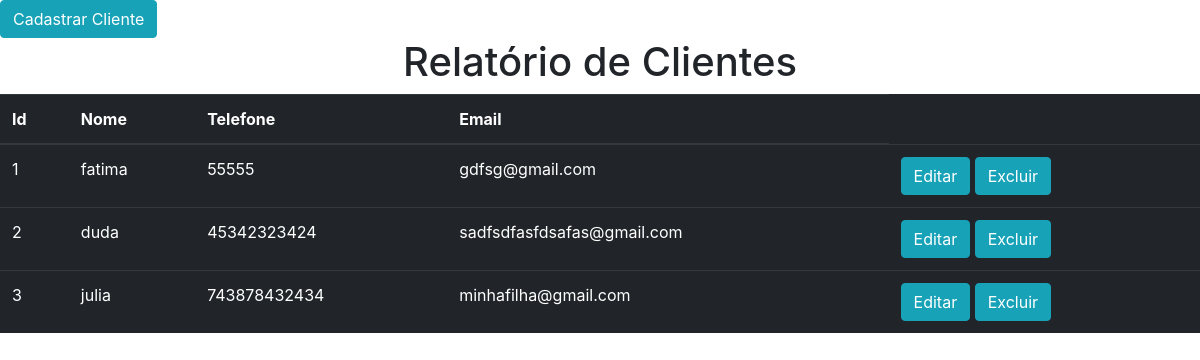
The page /cliente/ on the database its author committed.
### cliente/models.py (models this page shows, shortened)
class Cliente(models.Model):
    nome = models.CharField(max_length=60)
    telefone = models.CharField(max_length=15)
    email = models.CharField(max_length=60)
    senha = models.CharField(max_length=100)

### cliente/views.py (the view)
# urls.py: path('', fcliente),
def fcliente(request):
    clientes = Cliente.objects.all()
    return render(request, "rel_cliente.html",{"clientes":clientes})

### cliente/templates/rel_cliente.html (shortened to what this page needs)
<!DOCTYPE html>
<html lang="pt-br">
  <head>
    <link rel="stylesheet" href="https://stackpath.bootstrapcdn.com/bootstrap/4.1.3/css/bootstrap.min.css">
  </head>
  <body>
    <a href="{% url 'Fcadcliente' %}"><button type="button" class="btn btn-info">Cadastrar Cliente</button></a>
    <h1 class="text-center">Relatório de Clientes</h1>
    <table class="table table-dark">
        <thead>
          <tr>
            <th scope="col">Id</th>
            <th scope="col">Nome</th>
            <th scope="col">Telefone</th>
            <th scope="col">Email</th>
          </tr>
        </thead>
        <tbody>
        {% for cliente in clientes %}
          <tr>
            <td>{{cliente.id}}</td>
            <td>{{cliente.nome}}</td>
            <td>{{cliente.telefone}}</td>
            <td>{{cliente.email}}</td>
            <td>
               <a href="{% url 'exibir_cli' cliente.id %}"><button type="button" class="btn btn-info">Editar</button></a>
              <a href="{% url 'excluir_cli' cliente.id %}"><button type="button" class="btn btn-info">Excluir</button></a>
            </td>
          </tr>
        {% endfor %}
        </tbody>
    </table>
  </body>
</html>

### rows shown on the page
Cliente: id "1", nome "fatima", telefone "55555", email "gdfsg@gmail.com"
Cliente: id "2", nome "duda", telefone "45342323424", email "sadfsdfasfdsafas@gmail.com"
Cliente: id "3", nome "julia", telefone "743878432434", email "minhafilha@gmail.com"
